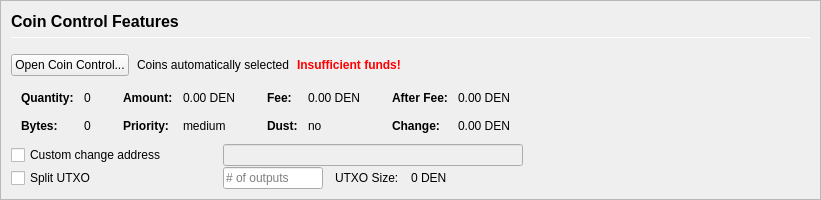
         <widget class="QFrame" name="frameCoinControl">
          <property name="sizePolicy">
           <sizepolicy hsizetype="Expanding" vsizetype="Expanding">
            <horstretch>0</horstretch>
            <verstretch>0</verstretch>
           </sizepolicy>
          </property>
          <property name="maximumSize">
           <size>
            <width>16777215</width>
            <height>16777215</height>
           </size>
          </property>
          <property name="frameShape">
           <enum>QFrame::StyledPanel</enum>
          </property>
          <property name="frameShadow">
           <enum>QFrame::Sunken</enum>
          </property>
          <layout class="QVBoxLayout" name="verticalLayoutCoinControl2">
           <property name="spacing">
            <number>0</number>
           </property>
           <property name="margin">
            <number>0</number>
           </property>
           <item>
            <widget class="QFrame" name="frameCoinControl_BG">
             <layout class="QVBoxLayout" name="verticalLayoutCoinControl" stretch="0,0,0,0,0,0">
              <property name="spacing">
               <number>1</number>
              </property>
              <property name="leftMargin">
               <number>10</number>
              </property>
              <property name="topMargin">
               <number>10</number>
              </property>
              <item>
               <layout class="QHBoxLayout" name="horizontalLayoutCoinControl1">
                <property name="bottomMargin">
                 <number>15</number>
                </property>
                <item>
                 <layout class="QVBoxLayout" name="verticalLayout_3">
                  <property name="spacing">
                   <number>6</number>
                  </property>
                  <item>
                   <widget class="QLabel" name="labelCoinControlFeatures">
                    <property name="sizePolicy">
                     <sizepolicy hsizetype="Preferred" vsizetype="Maximum">
                      <horstretch>0</horstretch>
                      <verstretch>0</verstretch>
                     </sizepolicy>
                    </property>
                    <property name="minimumSize">
                     <size>
                      <width>0</width>
                      <height>20</height>
                     </size>
                    </property>
                    <property name="font">
                     <font>
                      <pointsize>12</pointsize>
                      <weight>75</weight>
                      <bold>true</bold>
                     </font>
                    </property>
                    <property name="styleSheet">
                     <string notr="true">font-weight:bold;</string>
                    </property>
                    <property name="text">
                     <string>Coin Control Features</string>
                    </property>
                   </widget>
                  </item>
                  <item>
                   <widget class="Line" name="line">
                    <property name="minimumSize">
                     <size>
                      <width>0</width>
                      <height>1</height>
                     </size>
                    </property>
                    <property name="maximumSize">
                     <size>
                      <width>16777215</width>
                      <height>1</height>
                     </size>
                    </property>
                    <property name="orientation">
                     <enum>Qt::Horizontal</enum>
                    </property>
                   </widget>
                  </item>
                 </layout>
                </item>
               </layout>
              </item>
              <item>
               <layout class="QHBoxLayout" name="horizontalLayoutCoinControl2" stretch="0,0,0,0">
                <property name="spacing">
                 <number>8</number>
                </property>
                <property name="bottomMargin">
                 <number>10</number>
                </property>
                <item>
                 <widget class="QPushButton" name="pushButtonCoinControl">
                  <property name="styleSheet">
                   <string notr="true"/>
                  </property>
                  <property name="text">
                   <string>Open Coin Control...</string>
                  </property>
                  <property name="autoDefault">
                   <bool>false</bool>
                  </property>
                 </widget>
                </item>
                <item>
                 <widget class="QLabel" name="labelCoinControlAutomaticallySelected">
                  <property name="text">
                   <string>Coins automatically selected</string>
                  </property>
                  <property name="margin">
                   <number>5</number>
                  </property>
                 </widget>
                </item>
                <item>
                 <widget class="QLabel" name="labelCoinControlInsuffFunds">
                  <property name="font">
                   <font>
                    <weight>75</weight>
                    <bold>true</bold>
                   </font>
                  </property>
                  <property name="styleSheet">
                   <string notr="true">color:red;font-weight:bold;</string>
                  </property>
                  <property name="text">
                   <string>Insufficient funds!</string>
                  </property>
                  <property name="margin">
                   <number>5</number>
                  </property>
                 </widget>
                </item>
                <item>
                 <spacer name="horizontalSpacerCoinControl">
                  <property name="orientation">
                   <enum>Qt::Horizontal</enum>
                  </property>
                  <property name="sizeHint" stdset="0">
                   <size>
                    <width>40</width>
                    <height>1</height>
                   </size>
                  </property>
                 </spacer>
                </item>
               </layout>
              </item>
              <item>
               <widget class="QWidget" name="widgetCoinControl" native="true">
                <property name="sizePolicy">
                 <sizepolicy hsizetype="Preferred" vsizetype="Preferred">
                  <horstretch>0</horstretch>
                  <verstretch>0</verstretch>
                 </sizepolicy>
                </property>
                <property name="minimumSize">
                 <size>
                  <width>0</width>
                  <height>0</height>
                 </size>
                </property>
                <property name="styleSheet">
                 <string notr="true"/>
                </property>
                <layout class="QHBoxLayout" name="horizontalLayoutCoinControl5">
                 <property name="margin">
                  <number>0</number>
                 </property>
                 <item>
                  <layout class="QHBoxLayout" name="horizontalLayoutCoinControl3" stretch="0,0,0,1">
                   <property name="spacing">
                    <number>20</number>
                   </property>
                   <property name="topMargin">
                    <number>0</number>
                   </property>
                   <property name="bottomMargin">
                    <number>10</number>
                   </property>
                   <item>
                    <layout class="QFormLayout" name="formLayoutCoinControl1">
                     <property name="horizontalSpacing">
                      <number>10</number>
                     </property>
                     <property name="verticalSpacing">
                      <number>14</number>
                     </property>
                     <property name="leftMargin">
                      <number>10</number>
                     </property>
                     <property name="topMargin">
                      <number>4</number>
                     </property>
                     <property name="rightMargin">
                      <number>6</number>
                     </property>
                     <item row="0" column="0">
                      <widget class="QLabel" name="labelCoinControlQuantityText">
                       <property name="font">
                        <font>
                         <weight>75</weight>
                         <bold>true</bold>
                        </font>
                       </property>
                       <property name="text">
                        <string>Quantity:</string>
                       </property>
                       <property name="margin">
                        <number>0</number>
                       </property>
                      </widget>
                     </item>
                     <item row="0" column="1">
                      <widget class="QLabel" name="labelCoinControlQuantity">
                       <property name="cursor">
                        <cursorShape>IBeamCursor</cursorShape>
                       </property>
                       <property name="contextMenuPolicy">
                        <enum>Qt::ActionsContextMenu</enum>
                       </property>
                       <property name="text">
                        <string notr="true">0</string>
                       </property>
                       <property name="margin">
                        <number>0</number>
                       </property>
                       <property name="textInteractionFlags">
                        <set>Qt::LinksAccessibleByMouse|Qt::TextSelectableByKeyboard|Qt::TextSelectableByMouse</set>
                       </property>
                      </widget>
                     </item>
                     <item row="1" column="0">
                      <widget class="QLabel" name="labelCoinControlBytesText">
                       <property name="font">
                        <font>
                         <weight>75</weight>
                         <bold>true</bold>
                        </font>
                       </property>
                       <property name="text">
                        <string>Bytes:</string>
                       </property>
                      </widget>
                     </item>
                     <item row="1" column="1">
                      <widget class="QLabel" name="labelCoinControlBytes">
                       <property name="cursor">
                        <cursorShape>IBeamCursor</cursorShape>
                       </property>
                       <property name="contextMenuPolicy">
                        <enum>Qt::ActionsContextMenu</enum>
                       </property>
                       <property name="text">
                        <string notr="true">0</string>
                       </property>
                       <property name="textInteractionFlags">
                        <set>Qt::LinksAccessibleByMouse|Qt::TextSelectableByKeyboard|Qt::TextSelectableByMouse</set>
                       </property>
                      </widget>
                     </item>
                    </layout>
                   </item>
                   <item>
                    <layout class="QFormLayout" name="formLayoutCoinControl2">
                     <property name="horizontalSpacing">
                      <number>10</number>
                     </property>
                     <property name="verticalSpacing">
                      <number>14</number>
                     </property>
                     <property name="leftMargin">
                      <number>6</number>
                     </property>
                     <property name="topMargin">
                      <number>4</number>
                     </property>
                     <property name="rightMargin">
                      <number>6</number>
                     </property>
                     <item row="0" column="0">
                      <widget class="QLabel" name="labelCoinControlAmountText">
                       <property name="font">
                        <font>
                         <weight>75</weight>
                         <bold>true</bold>
                        </font>
                       </property>
                       <property name="text">
                        <string>Amount:</string>
                       </property>
                       <property name="margin">
                        <number>0</number>
                       </property>
                      </widget>
                     </item>
                     <item row="0" column="1">
                      <widget class="QLabel" name="labelCoinControlAmount">
                       <property name="cursor">
                        <cursorShape>IBeamCursor</cursorShape>
                       </property>
                       <property name="contextMenuPolicy">
                        <enum>Qt::ActionsContextMenu</enum>
                       </property>
                       <property name="text">
                        <string notr="true">0.00 DEN</string>
                       </property>
                       <property name="textInteractionFlags">
                        <set>Qt::LinksAccessibleByMouse|Qt::TextSelectableByKeyboard|Qt::TextSelectableByMouse</set>
                       </property>
                      </widget>
                     </item>
                     <item row="1" column="0">
                      <widget class="QLabel" name="labelCoinControlPriorityText">
                       <property name="font">
                        <font>
                         <weight>75</weight>
                         <bold>true</bold>
                        </font>
                       </property>
                       <property name="text">
                        <string>Priority:</string>
                       </property>
                      </widget>
                     </item>
                     <item row="1" column="1">
                      <widget class="QLabel" name="labelCoinControlPriority">
                       <property name="cursor">
                        <cursorShape>IBeamCursor</cursorShape>
                       </property>
                       <property name="contextMenuPolicy">
                        <enum>Qt::ActionsContextMenu</enum>
                       </property>
                       <property name="text">
                        <string>medium</string>
                       </property>
                       <property name="textInteractionFlags">
                        <set>Qt::LinksAccessibleByMouse|Qt::TextSelectableByKeyboard|Qt::TextSelectableByMouse</set>
                       </property>
                      </widget>
                     </item>
                    </layout>
                   </item>
                   <item>
                    <layout class="QFormLayout" name="formLayoutCoinControl3">
                     <property name="horizontalSpacing">
                      <number>10</number>
                     </property>
                     <property name="verticalSpacing">
                      <number>14</number>
                     </property>
                     <property name="leftMargin">
                      <number>6</number>
                     </property>
                     <property name="topMargin">
                      <number>4</number>
                     </property>
                     <property name="rightMargin">
                      <number>6</number>
                     </property>
                     <item row="0" column="0">
                      <widget class="QLabel" name="labelCoinControlFeeText">
                       <property name="font">
                        <font>
                         <weight>75</weight>
                         <bold>true</bold>
                        </font>
                       </property>
                       <property name="text">
                        <string>Fee:</string>
                       </property>
                       <property name="margin">
                        <number>0</number>
                       </property>
                      </widget>
                     </item>
                     <item row="0" column="1">
                      <widget class="QLabel" name="labelCoinControlFee">
                       <property name="cursor">
                        <cursorShape>IBeamCursor</cursorShape>
                       </property>
                       <property name="contextMenuPolicy">
                        <enum>Qt::ActionsContextMenu</enum>
                       </property>
                       <property name="text">
                        <string notr="true">0.00 DEN</string>
                       </property>
                       <property name="textInteractionFlags">
                        <set>Qt::LinksAccessibleByMouse|Qt::TextSelectableByKeyboard|Qt::TextSelectableByMouse</set>
                       </property>
                      </widget>
                     </item>
                     <item row="1" column="0">
                      <widget class="QLabel" name="labelCoinControlLowOutputText">
                       <property name="font">
                        <font>
                         <weight>75</weight>
                         <bold>true</bold>
                        </font>
                       </property>
                       <property name="text">
                        <string>Dust:</string>
                       </property>
                      </widget>
                     </item>
                     <item row="1" column="1">
                      <widget class="QLabel" name="labelCoinControlLowOutput">
                       <property name="cursor">
                        <cursorShape>IBeamCursor</cursorShape>
                       </property>
                       <property name="contextMenuPolicy">
                        <enum>Qt::ActionsContextMenu</enum>
                       </property>
                       <property name="text">
                        <string>no</string>
                       </property>
                       <property name="textInteractionFlags">
                        <set>Qt::LinksAccessibleByMouse|Qt::TextSelectableByKeyboard|Qt::TextSelectableByMouse</set>
                       </property>
                      </widget>
                     </item>
                    </layout>
                   </item>
                   <item>
                    <layout class="QFormLayout" name="formLayoutCoinControl4">
                     <property name="horizontalSpacing">
                      <number>10</number>
                     </property>
                     <property name="verticalSpacing">
                      <number>14</number>
                     </property>
                     <property name="leftMargin">
                      <number>6</number>
                     </property>
                     <property name="topMargin">
                      <number>4</number>
                     </property>
                     <property name="rightMargin">
                      <number>6</number>
                     </property>
                     <item row="0" column="0">
                      <widget class="QLabel" name="labelCoinControlAfterFeeText">
                       <property name="font">
                        <font>
                         <weight>75</weight>
                         <bold>true</bold>
                        </font>
                       </property>
                       <property name="text">
                        <string>After Fee:</string>
                       </property>
                       <property name="margin">
                        <number>0</number>
                       </property>
                      </widget>
                     </item>
                     <item row="0" column="1">
                      <widget class="QLabel" name="labelCoinControlAfterFee">
                       <property name="cursor">
                        <cursorShape>IBeamCursor</cursorShape>
                       </property>
                       <property name="contextMenuPolicy">
                        <enum>Qt::ActionsContextMenu</enum>
                       </property>
                       <property name="text">
                        <string notr="true">0.00 DEN</string>
                       </property>
                       <property name="textInteractionFlags">
                        <set>Qt::LinksAccessibleByMouse|Qt::TextSelectableByKeyboard|Qt::TextSelectableByMouse</set>
                       </property>
                      </widget>
                     </item>
                     <item row="1" column="0">
                      <widget class="QLabel" name="labelCoinControlChangeText">
                       <property name="font">
                        <font>
                         <weight>75</weight>
                         <bold>true</bold>
                        </font>
                       </property>
                       <property name="text">
                        <string>Change:</string>
                       </property>
                      </widget>
                     </item>
                     <item row="1" column="1">
                      <widget class="QLabel" name="labelCoinControlChange">
                       <property name="cursor">
                        <cursorShape>IBeamCursor</cursorShape>
                       </property>
                       <property name="contextMenuPolicy">
                        <enum>Qt::ActionsContextMenu</enum>
                       </property>
                       <property name="text">
                        <string notr="true">0.00 DEN</string>
                       </property>
                       <property name="textInteractionFlags">
                        <set>Qt::LinksAccessibleByMouse|Qt::TextSelectableByKeyboard|Qt::TextSelectableByMouse</set>
                       </property>
                      </widget>
                     </item>
                    </layout>
                   </item>
                  </layout>
                 </item>
                </layout>
               </widget>
              </item>
              <item>
               <layout class="QHBoxLayout" name="horizontalLayoutCoinControl4">
                <property name="spacing">
                 <number>12</number>
                </property>
                <property name="sizeConstraint">
                 <enum>QLayout::SetDefaultConstraint</enum>
                </property>
                <property name="topMargin">
                 <number>0</number>
                </property>
                <property name="rightMargin">
                 <number>0</number>
                </property>
                <item>
                 <widget class="QCheckBox" name="checkBoxCoinControlChange">
                  <property name="sizePolicy">
                   <sizepolicy hsizetype="Preferred" vsizetype="Preferred">
                    <horstretch>0</horstretch>
                    <verstretch>0</verstretch>
                   </sizepolicy>
                  </property>
                  <property name="minimumSize">
                   <size>
                    <width>200</width>
                    <height>0</height>
                   </size>
                  </property>
                  <property name="maximumSize">
                   <size>
                    <width>200</width>
                    <height>16777215</height>
                   </size>
                  </property>
                  <property name="toolTip">
                   <string>If this is activated, but the change address is empty or invalid, change will be sent to a newly generated address.</string>
                  </property>
                  <property name="text">
                   <string>Custom change address</string>
                  </property>
                 </widget>
                </item>
                <item>
                 <widget class="QValidatedLineEdit" name="lineEditCoinControlChange">
                  <property name="enabled">
                   <bool>false</bool>
                  </property>
                  <property name="sizePolicy">
                   <sizepolicy hsizetype="Preferred" vsizetype="Preferred">
                    <horstretch>0</horstretch>
                    <verstretch>0</verstretch>
                   </sizepolicy>
                  </property>
                  <property name="minimumSize">
                   <size>
                    <width>300</width>
                    <height>0</height>
                   </size>
                  </property>
                 </widget>
                </item>
                <item>
                 <widget class="QLabel" name="labelCoinControlChangeLabel">
                  <property name="sizePolicy">
                   <sizepolicy hsizetype="Preferred" vsizetype="Preferred">
                    <horstretch>0</horstretch>
                    <verstretch>0</verstretch>
                   </sizepolicy>
                  </property>
                  <property name="minimumSize">
                   <size>
                    <width>100</width>
                    <height>0</height>
                   </size>
                  </property>
                  <property name="text">
                   <string/>
                  </property>
                  <property name="margin">
                   <number>3</number>
                  </property>
                 </widget>
                </item>
               </layout>
              </item>
              <item>
               <layout class="QHBoxLayout" name="horizontalLayoutCoinControl6">
                <property name="spacing">
                 <number>12</number>
                </property>
                <property name="rightMargin">
                 <number>0</number>
                </property>
                <item>
                 <widget class="QCheckBox" name="splitBlockCheckBox">
                  <property name="sizePolicy">
                   <sizepolicy hsizetype="Preferred" vsizetype="Preferred">
                    <horstretch>0</horstretch>
                    <verstretch>0</verstretch>
                   </sizepolicy>
                  </property>
                  <property name="minimumSize">
                   <size>
                    <width>200</width>
                    <height>0</height>
                   </size>
                  </property>
                  <property name="maximumSize">
                   <size>
                    <width>200</width>
                    <height>16777215</height>
                   </size>
                  </property>
                  <property name="text">
                   <string>Split UTXO</string>
                  </property>
                 </widget>
                </item>
                <item>
                 <widget class="QLineEdit" name="splitBlockLineEdit">
                  <property name="sizePolicy">
                   <sizepolicy hsizetype="Preferred" vsizetype="Preferred">
                    <horstretch>50</horstretch>
                    <verstretch>0</verstretch>
                   </sizepolicy>
                  </property>
                  <property name="minimumSize">
                   <size>
                    <width>100</width>
                    <height>0</height>
                   </size>
                  </property>
                  <property name="maximumSize">
                   <size>
                    <width>100</width>
                    <height>16777215</height>
                   </size>
                  </property>
                  <property name="placeholderText">
                   <string># of outputs</string>
                  </property>
                 </widget>
                </item>
                <item>
                 <widget class="QLabel" name="labelBlockSizeText">
                  <property name="text">
                   <string>UTXO Size:</string>
                  </property>
                 </widget>
                </item>
                <item>
                 <widget class="QLabel" name="labelBlockSize">
                  <property name="text">
                   <string>0 DEN</string>
                  </property>
                 </widget>
                </item>
                <item>
                 <spacer name="horizontalSpacer_7">
                  <property name="orientation">
                   <enum>Qt::Horizontal</enum>
                  </property>
                  <property name="sizeHint" stdset="0">
                   <size>
                    <width>40</width>
                    <height>20</height>
                   </size>
                  </property>
                 </spacer>
                </item>
               </layout>
              </item>
              <item>
               <spacer name="verticalSpacerCoinControl">
                <property name="orientation">
                 <enum>Qt::Vertical</enum>
                </property>
                <property name="sizeHint" stdset="0">
                 <size>
                  <width>800</width>
                  <height>1</height>
                 </size>
                </property>
               </spacer>
              </item>
             </layout>
            </widget>
           </item>
          </layout>
         </widget>
